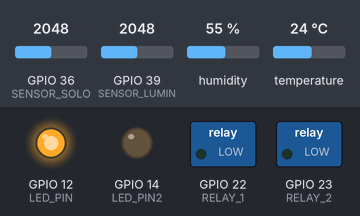
Recording of a sketch running on a simulated ESP32. Shown: switched loads named in the sketch (green lamp = pin HIGH), output pins drawn as LEDs (lit = HIGH). The test bench sets the inputs (shaded band); at power-on: temperature 24 °C, GPIO 36 (SENSOR_SOLO) = 2048, GPIO 39 (SENSOR_LUMIN) = 2048, humidity 55 %. What the sketch prints to the serial monitor is not drawn.

Above: at 2.2 s.
2.3 s: temperature set to 26 °C
At 4.5 s:
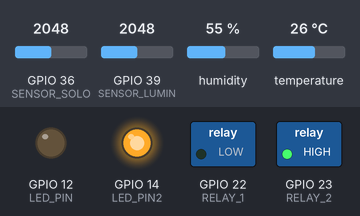
6.1 s: GPIO 36 (SENSOR_SOLO) set to 1661
9.9 s: GPIO 36 (SENSOR_SOLO) set to 1530
At 11.3 s:
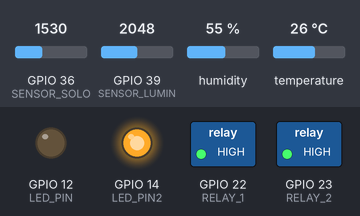
13.7 s: temperature set to 12 °C
At 16.8 s:
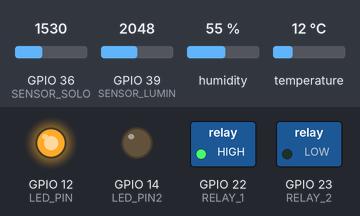
17.6 s: temperature set to 28 °C
At 20.1 s:
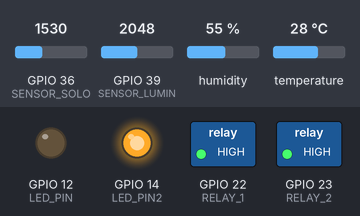
21.4 s: temperature set to 19 °C
At 23.5 s:
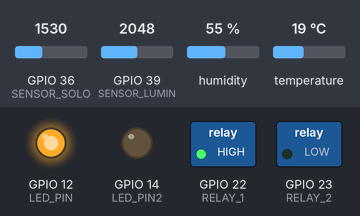
Timing chart, 0 to 25.0 s (numbered marks = the images above; inputs shaded):
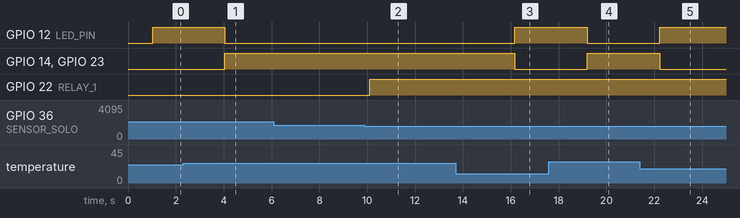

Measured:
- the behaviour switches between 24 and 25 °C on temperature (found by bisection; images 0 and 1)
- the behaviour switches between 1598 and 1597 on GPIO 36 (SENSOR_SOLO) (found by bisection; images 1 and 2)
- after the input at 2.3 s, GPIO 12 (LED_PIN): HIGH → LOW after 1.8 s; GPIO 14 (LED_PIN2), GPIO 23 (RELAY_2): LOW → HIGH after 1.8 s
- after the input at 6.1 s, every drawn part: stays the same
- after the input at 9.9 s, GPIO 22 (RELAY_1): LOW → HIGH after 0.21 s
- after the input at 13.7 s, GPIO 12 (LED_PIN): LOW → HIGH after 2.5 s; GPIO 14 (LED_PIN2), GPIO 23 (RELAY_2): HIGH → LOW after 2.5 s
- after the input at 17.6 s, GPIO 12 (LED_PIN): HIGH → LOW after 1.6 s; GPIO 14 (LED_PIN2), GPIO 23 (RELAY_2): LOW → HIGH after 1.6 s
- after the input at 21.4 s, GPIO 12 (LED_PIN): LOW → HIGH after 0.83 s; GPIO 14 (LED_PIN2), GPIO 23 (RELAY_2): HIGH → LOW after 0.83 s

The sketch:

LARA__2_0.ino
```cpp
//Nome da biblioteca: DHT sensor library (Adafruit)
#include <DHT.h>

// === Definições de Pinos ===
#define SENSOR_LUMIN 39    // Sensor de luminosidade (VN)
#define SENSOR_SOLO  36    // Sensor de umidade do solo (VP)
#define DHTPIN      13    // Sensor DHT11 (GPIO13)
#define DHTTYPE      DHT11

#define LED_PIN      12     // LED indicador (GPIO4)
#define LED_PIN2      14     // LED indicador (GPIO4)
#define RELAY_1      22    // Relé 1 (GPIO22)
#define RELAY_2      23    // Relé 2 (GPIO23)

DHT dht(DHTPIN, DHTTYPE);

void setup() {
  Serial.begin(115200);

  pinMode(LED_PIN, OUTPUT);
  pinMode(LED_PIN2, OUTPUT);
  pinMode(RELAY_1, OUTPUT);
  pinMode(RELAY_2, OUTPUT);

  dht.begin();
  delay(1000);
  Serial.println("Sistema Iniciado!");
}

void loop() {
  // === Leitura da luminosidade ===
  int valorLuz = analogRead(SENSOR_LUMIN);
  int lumPorcent = map(valorLuz, 4095, 0, 0, 100); // Mais escuro = maior %

  Serial.print("Luminosidade: ");
  Serial.print(lumPorcent);
  Serial.println(" %");

  // === Leitura da umidade do solo ===
  int valorSolo = analogRead(SENSOR_SOLO);
  int soloPorcent = map(valorSolo, 4095, 0, 0, 100); // Mais úmido = maior %

  Serial.print("Umidade do Solo: ");
  Serial.print(soloPorcent);
  Serial.println(" %");

  // === Leitura do DHT11 ===
  float umidade = dht.readHumidity();
  float temperatura = dht.readTemperature();

  if (isnan(umidade) || isnan(temperatura)) {
    Serial.println("Erro ao ler DHT11!");
  } else {
    Serial.print("Temperatura: ");
    Serial.print(temperatura);
    Serial.print(" °C\tUmidade do Ar: ");
    Serial.print(umidade);
    Serial.println(" %");
  }

  // === Controle do LED com base na umidade do solo ===
  if (soloPorcent > 60) {
    digitalWrite(LED_PIN, HIGH);
    digitalWrite(RELAY_1, HIGH); // Ativa relé 1
    Serial.println("Solo úmido → LED e RELÉ 1 ACESOS");
  } else {
    digitalWrite(LED_PIN, LOW);
    digitalWrite(RELAY_1, LOW); // Desliga relé 1
    Serial.println("Solo seco → LED e RELÉ 1 APAGADOS");
  }

  // === Controle do RELÉ 2 com base na luminosidade ===
  if (soloPorcent > 16 && temperatura > 24 || soloPorcent < 30 && temperatura < 30) {
    digitalWrite(RELAY_2, HIGH); // Ativa relé 2
    digitalWrite(LED_PIN2, HIGH);
    digitalWrite(LED_PIN, LOW);
    Serial.println("RELÉ ATIVO");
  } else {
    digitalWrite(RELAY_2, LOW); // Desliga relé 2
    digitalWrite(LED_PIN2, LOW);
    digitalWrite(LED_PIN, HIGH);
    Serial.println("RELÉ DESATIVADO");
  }

  Serial.println("---------------------------");
  delay(3000);
}
```
